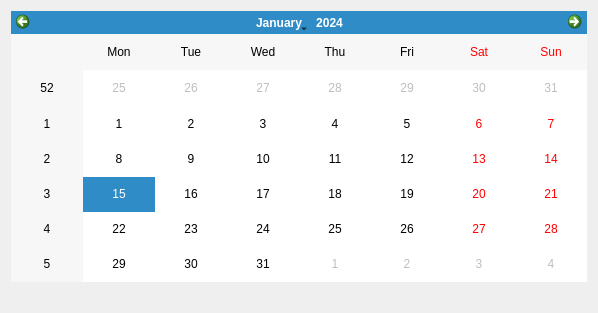
<?xml version="1.0" encoding="UTF-8"?>
<ui version="4.0">
 <class>Calendar</class>
 <widget class="QWidget" name="Calendar">
  <property name="geometry">
   <rect>
    <x>0</x>
    <y>0</y>
    <width>598</width>
    <height>313</height>
   </rect>
  </property>
  <property name="windowTitle">
   <string>Form</string>
  </property>
  <layout class="QGridLayout" name="gridLayout">
   <item row="0" column="0">
    <widget class="QCalendarWidget" name="calendarWidget"/>
   </item>
   <item row="1" column="0">
    <widget class="QLabel" name="label">
     <property name="text">
      <string/>
     </property>
    </widget>
   </item>
  </layout>
 </widget>
 <resources/>
 <connections/>
</ui>
